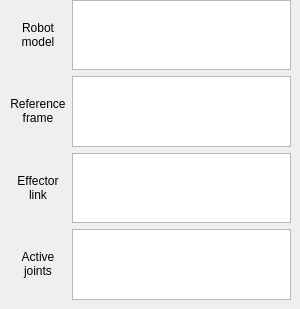
       <widget class="QWidget" name="robotInfo_3">
        <attribute name="title">
         <string>Robot information</string>
        </attribute>
        <widget class="QWidget" name="gridLayoutWidget_13">
         <property name="geometry">
          <rect>
           <x>10</x>
           <y>0</y>
           <width>281</width>
           <height>300</height>
          </rect>
         </property>
         <layout class="QGridLayout" name="gridLayout_13">
          <item row="1" column="1">
           <widget class="QTextBrowser" name="basicInfo_ReferenceFrame_TextBrowser_3"/>
          </item>
          <item row="0" column="0">
           <widget class="QLabel" name="label_133">
            <property name="text">
             <string>&lt;html&gt;&lt;head/&gt;&lt;body&gt;&lt;p align=&quot;center&quot;&gt;Robot&lt;br/&gt;model&lt;/p&gt;&lt;/body&gt;&lt;/html&gt;</string>
            </property>
           </widget>
          </item>
          <item row="3" column="0">
           <widget class="QLabel" name="label_134">
            <property name="text">
             <string>&lt;html&gt;&lt;head/&gt;&lt;body&gt;&lt;p align=&quot;center&quot;&gt;Active&lt;br/&gt;joints&lt;/p&gt;&lt;/body&gt;&lt;/html&gt;</string>
            </property>
           </widget>
          </item>
          <item row="1" column="0">
           <widget class="QLabel" name="label_135">
            <property name="text">
             <string>&lt;html&gt;&lt;head/&gt;&lt;body&gt;&lt;p align=&quot;center&quot;&gt;Reference&lt;br/&gt;frame&lt;/p&gt;&lt;/body&gt;&lt;/html&gt;</string>
            </property>
           </widget>
          </item>
          <item row="2" column="1">
           <widget class="QTextBrowser" name="basicInfo_EffectorLink_TextBrowser_3"/>
          </item>
          <item row="0" column="1">
           <widget class="QTextBrowser" name="basicInfo_RobotModel_TextBrowser_3"/>
          </item>
          <item row="3" column="1">
           <widget class="QTextBrowser" name="basicInfo_ActiveJoints_TextBrowser_3"/>
          </item>
          <item row="2" column="0">
           <widget class="QLabel" name="label_136">
            <property name="text">
             <string>&lt;html&gt;&lt;head/&gt;&lt;body&gt;&lt;p align=&quot;center&quot;&gt;Effector &lt;br/&gt;link&lt;/p&gt;&lt;/body&gt;&lt;/html&gt;</string>
            </property>
           </widget>
          </item>
         </layout>
        </widget>
       </widget>
